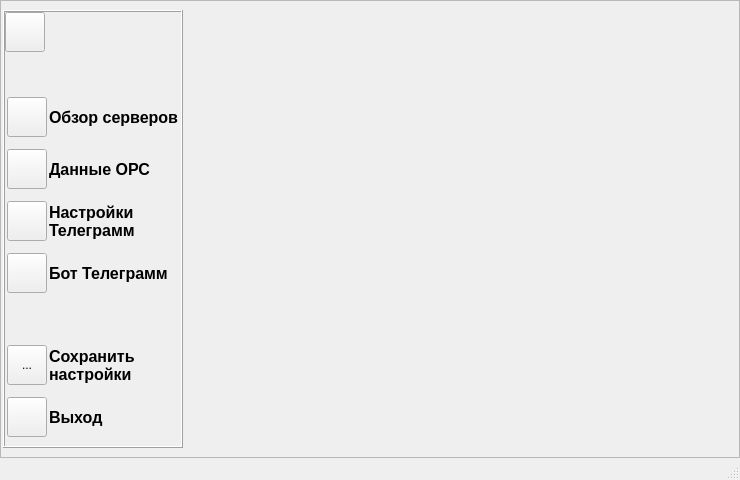
<?xml version="1.0" encoding="UTF-8"?>
<ui version="4.0">
 <class>MainWindow</class>
 <widget class="QMainWindow" name="MainWindow">
  <property name="geometry">
   <rect>
    <x>0</x>
    <y>0</y>
    <width>740</width>
    <height>480</height>
   </rect>
  </property>
  <property name="minimumSize">
   <size>
    <width>700</width>
    <height>480</height>
   </size>
  </property>
  <property name="windowTitle">
   <string>Бот Telegram с OPC DA</string>
  </property>
  <property name="windowIcon">
   <iconset resource="res.qrc">
    <normaloff>:/img/TreeTelegram.png</normaloff>:/img/TreeTelegram.png</iconset>
  </property>
  <widget class="QWidget" name="centralwidget">
   <layout class="QGridLayout" name="gridLayout">
    <property name="leftMargin">
     <number>0</number>
    </property>
    <property name="topMargin">
     <number>0</number>
    </property>
    <property name="rightMargin">
     <number>0</number>
    </property>
    <property name="bottomMargin">
     <number>0</number>
    </property>
    <property name="spacing">
     <number>0</number>
    </property>
    <item row="0" column="0">
     <widget class="QFrame" name="content">
      <property name="frameShape">
       <enum>QFrame::Shape::StyledPanel</enum>
      </property>
      <property name="frameShadow">
       <enum>QFrame::Shadow::Raised</enum>
      </property>
      <layout class="QHBoxLayout" name="horizontalLayout" stretch="0,0">
       <property name="spacing">
        <number>6</number>
       </property>
       <property name="sizeConstraint">
        <enum>QLayout::SizeConstraint::SetDefaultConstraint</enum>
       </property>
       <property name="leftMargin">
        <number>2</number>
       </property>
       <property name="topMargin">
        <number>0</number>
       </property>
       <property name="rightMargin">
        <number>0</number>
       </property>
       <property name="bottomMargin">
        <number>0</number>
       </property>
       <item>
        <widget class="QFrame" name="frLeftMenu">
         <property name="sizePolicy">
          <sizepolicy hsizetype="Minimum" vsizetype="Maximum">
           <horstretch>0</horstretch>
           <verstretch>0</verstretch>
          </sizepolicy>
         </property>
         <property name="minimumSize">
          <size>
           <width>45</width>
           <height>0</height>
          </size>
         </property>
         <property name="maximumSize">
          <size>
           <width>220</width>
           <height>16777215</height>
          </size>
         </property>
         <property name="frameShape">
          <enum>QFrame::Shape::Box</enum>
         </property>
         <property name="frameShadow">
          <enum>QFrame::Shadow::Raised</enum>
         </property>
         <property name="lineWidth">
          <number>1</number>
         </property>
         <property name="midLineWidth">
          <number>0</number>
         </property>
         <layout class="QVBoxLayout" name="verticalLayout">
          <property name="spacing">
           <number>5</number>
          </property>
          <property name="sizeConstraint">
           <enum>QLayout::SizeConstraint::SetFixedSize</enum>
          </property>
          <property name="leftMargin">
           <number>0</number>
          </property>
          <property name="topMargin">
           <number>0</number>
          </property>
          <property name="rightMargin">
           <number>0</number>
          </property>
          <property name="bottomMargin">
           <number>0</number>
          </property>
          <item>
           <widget class="QFrame" name="frTopMenu">
            <property name="minimumSize">
             <size>
              <width>45</width>
              <height>45</height>
             </size>
            </property>
            <property name="maximumSize">
             <size>
              <width>45</width>
              <height>45</height>
             </size>
            </property>
            <property name="frameShape">
             <enum>QFrame::Shape::NoFrame</enum>
            </property>
            <property name="frameShadow">
             <enum>QFrame::Shadow::Raised</enum>
            </property>
            <layout class="QVBoxLayout" name="verticalLayout_2">
             <property name="spacing">
              <number>0</number>
             </property>
             <property name="sizeConstraint">
              <enum>QLayout::SizeConstraint::SetNoConstraint</enum>
             </property>
             <property name="leftMargin">
              <number>0</number>
             </property>
             <property name="topMargin">
              <number>0</number>
             </property>
             <property name="rightMargin">
              <number>0</number>
             </property>
             <property name="bottomMargin">
              <number>0</number>
             </property>
             <item alignment="Qt::AlignmentFlag::AlignLeft|Qt::AlignmentFlag::AlignTop">
              <widget class="QPushButton" name="pbMainMenu">
               <property name="minimumSize">
                <size>
                 <width>40</width>
                 <height>40</height>
                </size>
               </property>
               <property name="maximumSize">
                <size>
                 <width>40</width>
                 <height>40</height>
                </size>
               </property>
               <property name="text">
                <string/>
               </property>
               <property name="icon">
                <iconset resource="res.qrc">
                 <normaloff>:/img/icons/menu.svg</normaloff>:/img/icons/menu.svg</iconset>
               </property>
               <property name="iconSize">
                <size>
                 <width>30</width>
                 <height>30</height>
                </size>
               </property>
              </widget>
             </item>
            </layout>
           </widget>
          </item>
          <item>
           <widget class="QFrame" name="frLeftMenuButtonsBar">
            <property name="sizePolicy">
             <sizepolicy hsizetype="Preferred" vsizetype="Preferred">
              <horstretch>0</horstretch>
              <verstretch>0</verstretch>
             </sizepolicy>
            </property>
            <property name="minimumSize">
             <size>
              <width>45</width>
              <height>0</height>
             </size>
            </property>
            <property name="maximumSize">
             <size>
              <width>200</width>
              <height>16777215</height>
             </size>
            </property>
            <property name="frameShape">
             <enum>QFrame::Shape::NoFrame</enum>
            </property>
            <property name="frameShadow">
             <enum>QFrame::Shadow::Raised</enum>
            </property>
            <layout class="QGridLayout" name="gridLayout_2">
             <property name="leftMargin">
              <number>2</number>
             </property>
             <property name="topMargin">
              <number>35</number>
             </property>
             <property name="rightMargin">
              <number>2</number>
             </property>
             <property name="horizontalSpacing">
              <number>2</number>
             </property>
             <property name="verticalSpacing">
              <number>12</number>
             </property>
             <item row="1" column="2">
              <widget class="QLabel" name="lbMainMenu2">
               <property name="font">
                <font>
                 <pointsize>12</pointsize>
                 <bold>true</bold>
                </font>
               </property>
               <property name="frameShape">
                <enum>QFrame::Shape::NoFrame</enum>
               </property>
               <property name="frameShadow">
                <enum>QFrame::Shadow::Plain</enum>
               </property>
               <property name="text">
                <string>Данные ОРС</string>
               </property>
               <property name="margin">
                <number>10</number>
               </property>
               <property name="textInteractionFlags">
                <set>Qt::TextInteractionFlag::NoTextInteraction</set>
               </property>
              </widget>
             </item>
             <item row="6" column="0">
              <widget class="QPushButton" name="pbCloseApp">
               <property name="minimumSize">
                <size>
                 <width>40</width>
                 <height>40</height>
                </size>
               </property>
               <property name="maximumSize">
                <size>
                 <width>40</width>
                 <height>40</height>
                </size>
               </property>
               <property name="text">
                <string/>
               </property>
               <property name="icon">
                <iconset resource="res.qrc">
                 <normaloff>:/img/icons/log-out.svg</normaloff>:/img/icons/log-out.svg</iconset>
               </property>
               <property name="iconSize">
                <size>
                 <width>30</width>
                 <height>30</height>
                </size>
               </property>
              </widget>
             </item>
             <item row="2" column="0">
              <widget class="QPushButton" name="pbTgSettingsPage">
               <property name="minimumSize">
                <size>
                 <width>40</width>
                 <height>40</height>
                </size>
               </property>
               <property name="maximumSize">
                <size>
                 <width>40</width>
                 <height>40</height>
                </size>
               </property>
               <property name="text">
                <string/>
               </property>
               <property name="icon">
                <iconset resource="res.qrc">
                 <normaloff>:/img/icons/telegram_settings.png</normaloff>:/img/icons/telegram_settings.png</iconset>
               </property>
               <property name="iconSize">
                <size>
                 <width>30</width>
                 <height>30</height>
                </size>
               </property>
              </widget>
             </item>
             <item row="6" column="2">
              <widget class="QLabel" name="lbMainMenu5">
               <property name="font">
                <font>
                 <pointsize>12</pointsize>
                 <bold>true</bold>
                </font>
               </property>
               <property name="frameShape">
                <enum>QFrame::Shape::NoFrame</enum>
               </property>
               <property name="frameShadow">
                <enum>QFrame::Shadow::Plain</enum>
               </property>
               <property name="text">
                <string>Выход</string>
               </property>
               <property name="wordWrap">
                <bool>true</bool>
               </property>
               <property name="margin">
                <number>10</number>
               </property>
               <property name="textInteractionFlags">
                <set>Qt::TextInteractionFlag::NoTextInteraction</set>
               </property>
              </widget>
             </item>
             <item row="5" column="2">
              <widget class="QLabel" name="lbMainMenu6">
               <property name="font">
                <font>
                 <pointsize>12</pointsize>
                 <bold>true</bold>
                </font>
               </property>
               <property name="frameShape">
                <enum>QFrame::Shape::NoFrame</enum>
               </property>
               <property name="frameShadow">
                <enum>QFrame::Shadow::Plain</enum>
               </property>
               <property name="text">
                <string>Сохранить 
настройки</string>
               </property>
               <property name="margin">
                <number>10</number>
               </property>
               <property name="textInteractionFlags">
                <set>Qt::TextInteractionFlag::NoTextInteraction</set>
               </property>
              </widget>
             </item>
             <item row="2" column="2">
              <widget class="QLabel" name="lbMainMenu3">
               <property name="font">
                <font>
                 <pointsize>12</pointsize>
                 <bold>true</bold>
                </font>
               </property>
               <property name="frameShape">
                <enum>QFrame::Shape::NoFrame</enum>
               </property>
               <property name="frameShadow">
                <enum>QFrame::Shadow::Plain</enum>
               </property>
               <property name="text">
                <string>Настройки 
Телеграмм</string>
               </property>
               <property name="margin">
                <number>10</number>
               </property>
               <property name="textInteractionFlags">
                <set>Qt::TextInteractionFlag::NoTextInteraction</set>
               </property>
              </widget>
             </item>
             <item row="3" column="2">
              <widget class="QLabel" name="lbMainMenu4">
               <property name="font">
                <font>
                 <pointsize>12</pointsize>
                 <bold>true</bold>
                </font>
               </property>
               <property name="frameShape">
                <enum>QFrame::Shape::NoFrame</enum>
               </property>
               <property name="frameShadow">
                <enum>QFrame::Shadow::Plain</enum>
               </property>
               <property name="text">
                <string>Бот Телеграмм</string>
               </property>
               <property name="margin">
                <number>10</number>
               </property>
               <property name="textInteractionFlags">
                <set>Qt::TextInteractionFlag::NoTextInteraction</set>
               </property>
              </widget>
             </item>
             <item row="0" column="2">
              <widget class="QLabel" name="lbMainMenu1">
               <property name="font">
                <font>
                 <pointsize>12</pointsize>
                 <bold>true</bold>
                </font>
               </property>
               <property name="frameShape">
                <enum>QFrame::Shape::NoFrame</enum>
               </property>
               <property name="frameShadow">
                <enum>QFrame::Shadow::Plain</enum>
               </property>
               <property name="text">
                <string>Обзор серверов</string>
               </property>
               <property name="margin">
                <number>10</number>
               </property>
               <property name="textInteractionFlags">
                <set>Qt::TextInteractionFlag::NoTextInteraction</set>
               </property>
              </widget>
             </item>
             <item row="4" column="2">
              <spacer name="verticalSpacer">
               <property name="orientation">
                <enum>Qt::Orientation::Vertical</enum>
               </property>
               <property name="sizeHint" stdset="0">
                <size>
                 <width>20</width>
                 <height>40</height>
                </size>
               </property>
              </spacer>
             </item>
             <item row="1" column="0">
              <widget class="QPushButton" name="pbOPCManagePage">
               <property name="minimumSize">
                <size>
                 <width>40</width>
                 <height>40</height>
                </size>
               </property>
               <property name="maximumSize">
                <size>
                 <width>40</width>
                 <height>40</height>
                </size>
               </property>
               <property name="text">
                <string/>
               </property>
               <property name="icon">
                <iconset resource="res.qrc">
                 <normaloff>:/img/icons/OPCDataConnection.png</normaloff>:/img/icons/OPCDataConnection.png</iconset>
               </property>
               <property name="iconSize">
                <size>
                 <width>30</width>
                 <height>30</height>
                </size>
               </property>
              </widget>
             </item>
             <item row="5" column="0">
              <widget class="QToolButton" name="pbSaveDataFiles">
               <property name="minimumSize">
                <size>
                 <width>40</width>
                 <height>40</height>
                </size>
               </property>
               <property name="maximumSize">
                <size>
                 <width>40</width>
                 <height>40</height>
                </size>
               </property>
               <property name="text">
                <string>...</string>
               </property>
               <property name="icon">
                <iconset resource="res.qrc">
                 <normaloff>:/img/icons/save.svg</normaloff>:/img/icons/save.svg</iconset>
               </property>
               <property name="iconSize">
                <size>
                 <width>30</width>
                 <height>30</height>
                </size>
               </property>
              </widget>
             </item>
             <item row="3" column="0">
              <widget class="QPushButton" name="pbTGConfigPage">
               <property name="minimumSize">
                <size>
                 <width>40</width>
                 <height>40</height>
                </size>
               </property>
               <property name="maximumSize">
                <size>
                 <width>40</width>
                 <height>40</height>
                </size>
               </property>
               <property name="text">
                <string/>
               </property>
               <property name="icon">
                <iconset resource="res.qrc">
                 <normaloff>:/img/icons/telegram_bot.png</normaloff>:/img/icons/telegram_bot.png</iconset>
               </property>
               <property name="iconSize">
                <size>
                 <width>30</width>
                 <height>30</height>
                </size>
               </property>
              </widget>
             </item>
             <item row="0" column="0">
              <widget class="QPushButton" name="pbOPCBrowsePage">
               <property name="minimumSize">
                <size>
                 <width>40</width>
                 <height>40</height>
                </size>
               </property>
               <property name="maximumSize">
                <size>
                 <width>40</width>
                 <height>40</height>
                </size>
               </property>
               <property name="text">
                <string/>
               </property>
               <property name="icon">
                <iconset resource="res.qrc">
                 <normaloff>:/img/icons/OPCFind.png</normaloff>:/img/icons/OPCFind.png</iconset>
               </property>
               <property name="iconSize">
                <size>
                 <width>30</width>
                 <height>30</height>
                </size>
               </property>
              </widget>
             </item>
            </layout>
           </widget>
          </item>
         </layout>
        </widget>
       </item>
       <item>
        <widget class="QStackedWidget" name="swAppPages">
         <property name="sizePolicy">
          <sizepolicy hsizetype="Preferred" vsizetype="Preferred">
           <horstretch>0</horstretch>
           <verstretch>0</verstretch>
          </sizepolicy>
         </property>
         <property name="minimumSize">
          <size>
           <width>500</width>
           <height>0</height>
          </size>
         </property>
         <property name="frameShape">
          <enum>QFrame::Shape::NoFrame</enum>
         </property>
        </widget>
       </item>
      </layout>
     </widget>
    </item>
   </layout>
  </widget>
  <widget class="QStatusBar" name="statusbar"/>
  <action name="actionsss">
   <property name="text">
    <string>sss</string>
   </property>
  </action>
 </widget>
 <resources>
  <include location="res.qrc"/>
 </resources>
 <connections/>
</ui>
